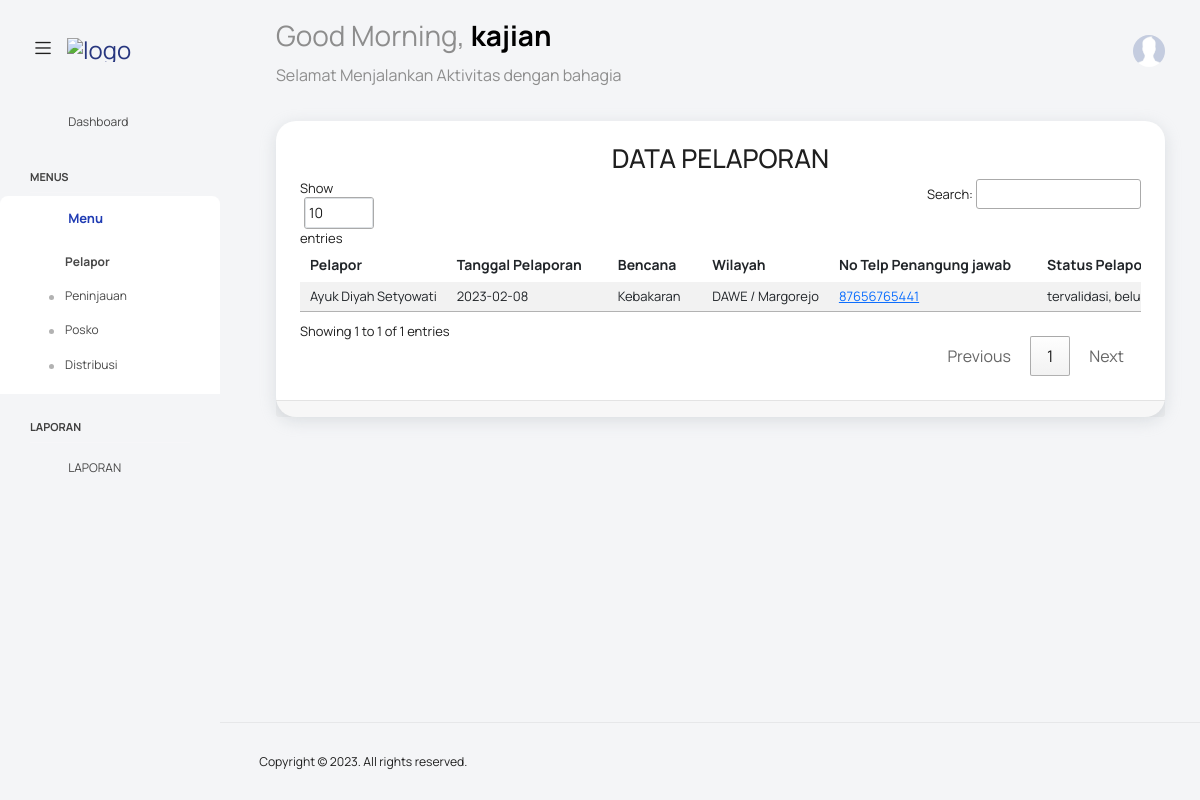
Screenshot of /?pelaporan=pelaporan (signed in) with the database file from the repository.
### tables this page shows
CREATE TABLE `pelaporan` (
  `id_pelaporan` int(11) NOT NULL,
  `id_pelapor` int(11) DEFAULT NULL,
  `id_petugas_bpbd` int(11) DEFAULT NULL,
  `id_bencana` int(11) DEFAULT NULL,
  `id_wilayah` int(11) DEFAULT NULL,
  `tanggal_pelaporan` date DEFAULT NULL,
  `pelaporan` text DEFAULT NULL,
  `link_maps` text DEFAULT NULL,
  `gambar_bencana` text DEFAULT NULL,
  `gambar_lokasi_bencana` text DEFAULT NULL,
  `gambar_pelapor` text DEFAULT NULL,
  `status_pelaporan` varchar(30) NOT NULL,
  `review_pelaporan` text DEFAULT NULL
);

CREATE TABLE `pelapor` (
  `id_pelapor` int(11) NOT NULL,
  `id_user` int(11) NOT NULL,
  `id_daftar` int(11) DEFAULT NULL,
  `nama_pelapor` varchar(100) DEFAULT NULL,
  `alamat_pelapor` text DEFAULT NULL,
  `no_telp_pelapor` varchar(14) DEFAULT NULL
);

CREATE TABLE `bencana` (
  `id_bencana` int(11) NOT NULL,
  `nama_bencana` varchar(20) DEFAULT NULL
);

CREATE TABLE `wilayah` (
  `id_wilayah` int(11) NOT NULL,
  `kecamatan` varchar(100) DEFAULT NULL,
  `desa` varchar(100) DEFAULT NULL,
  `no_telp` varchar(20) DEFAULT NULL,
  `status` varchar(20) DEFAULT NULL
);

### config/config.php (called while the page is built, shortened)
<?php
class Config {
    public function TemplateAdmin($page){
        include "views/partials/_header.php";
        include "views/partials/_navbar.php";
        include "views/partials/_sidebar.php";
        include $page;
        include "views/partials/_footer.php";
    }
}

### function.php (called while the page is built, shortened)
<?php
function Querybanyak($query){
    $mysqli = new mysqli("localhost","root","","pengaduan-bpbd");
    return $mysqli->query($query);
}
function Querysatudata($query){
    $koneksi = mysqli_connect("localhost","root","","pengaduan-bpbd");
    $query_cek = mysqli_query($koneksi, $query);
    return mysqli_fetch_array($query_cek, MYSQLI_BOTH);
}

### views/pelaporan/pelaporan.php (the view, shortened to what this page needs)
<div class="main-panel">
  <div class="content-wrapper">
    <div class="row">
      <div class="col-lg-12 grid-margin stretch-card">
        <div class="card">
          <div class="card-body">
            <div class="row">
              <div class="col-lg-12 text-center">
                <h2><?= strtoupper("Data " . array_keys($_GET)[0]) ?></h2>
              </div>
            </div>
            <div class="table-responsive">
              <table id="myTable" class="table table-striped">
                <thead>
                  <tr>
                    <th>
                      Pelapor
                    </th>
                    <th>
                      Tanggal Pelaporan
                    </th>
                    <th>
                      Bencana
                    </th>
                    <th>
                      Wilayah
                    </th>
                    <th>
                      No Telp Penangung jawab
                    </th>
                    <th>
                      Status Pelaporan
                    </th>
                  </tr>
                </thead>
                <tbody>
                  <?php
                  switch ($_SESSION['level']) {
                    case "petugas_kajian":
                      $query_pelapolaran = "SELECT * FROM pelaporan WHERE status_pelaporan = 'tervalidasi'  ORDER BY id_pelaporan, tanggal_pelaporan DESC";
                      break;
                  }
                  $pelaporans = Querybanyak($query_pelapolaran);
                  foreach ($pelaporans as $pelaporan) { ?>
                    <tr>
                      <td>
                        <?php
                        $pelapor = Querysatudata("SELECT nama_pelapor FROM pelapor WHERE id_pelapor = " . $pelaporan['id_pelapor'] . "")
                        ?>
                        <?= $pelapor['nama_pelapor'] ?>
                      </td>
                      <td>
                        <?= $pelaporan['tanggal_pelaporan'] ?>
                      </td>
                      <td>
                        <?php
                        $bencana = Querysatudata("SELECT nama_bencana FROM bencana WHERE id_bencana = " . $pelaporan['id_bencana'] . "")
                        ?>
                        <?= $bencana['nama_bencana'] ?>
                      </td>
                      <td>
                        <?php
                        $wilayah = Querysatudata("SELECT * FROM wilayah WHERE id_wilayah = " . $pelaporan['id_wilayah'] . "")
                        ?>
                        <?= $wilayah['kecamatan'] ?> / <?= $wilayah['desa'] ?>
                      </td>
                      <td><a href="tel:+<?= $wilayah['no_telp'] ?>"><?= $wilayah['no_telp'] ?></a></td>
                      <td class="text-center">
                        <?php
                        switch ($pelaporan['status_pelaporan']) {
                          case "tervalidasi":
                            if ($_SESSION['level'] == "petugas_kajian") {
                              echo $pelaporan['status_pelaporan'] . ", belum di tinjau";
                            } else {
                              echo $pelaporan['status_pelaporan'];
                            }
                            break;
                        }
                        ?>
                      </td>
                    </tr>
                  <?php
                  }
                  ?>
                </tbody>
              </table>
            </div>
          </div>
          <div class="card-footer">
          </div>
        </div>
      </div>
    </div>
  </div>

### rows the page displays
pelaporan: id_pelapor.nama_pelapor "Ayuk Diyah Setyowati", tanggal_pelaporan "2023-02-08", id_bencana.nama_bencana "Kebakaran", id_wilayah.kecamatan "DAWE", id_wilayah.desa "Margorejo", id_wilayah.no_telp "87656765441", status_pelaporan "tervalidasi"

### other values shown
$_SESSION['username'] "kajian"
